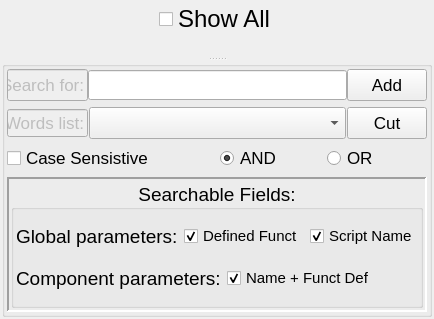
<?xml version="1.0" encoding="UTF-8"?>
<ui version="4.0">
 <class>SelectOptions</class>
 <widget class="QWidget" name="SelectOptions">
  <property name="geometry">
   <rect>
    <x>0</x>
    <y>0</y>
    <width>360</width>
    <height>319</height>
   </rect>
  </property>
  <property name="sizePolicy">
   <sizepolicy hsizetype="MinimumExpanding" vsizetype="MinimumExpanding">
    <horstretch>0</horstretch>
    <verstretch>0</verstretch>
   </sizepolicy>
  </property>
  <property name="windowTitle">
   <string>Search Options</string>
  </property>
  <layout class="QGridLayout" name="gridLayout_4">
   <property name="leftMargin">
    <number>2</number>
   </property>
   <property name="topMargin">
    <number>2</number>
   </property>
   <property name="rightMargin">
    <number>2</number>
   </property>
   <property name="bottomMargin">
    <number>2</number>
   </property>
   <item row="0" column="0">
    <widget class="QSplitter" name="splitter">
     <property name="orientation">
      <enum>Qt::Vertical</enum>
     </property>
     <widget class="QWidget" name="layoutWidget">
      <layout class="QVBoxLayout" name="verticalLayout">
       <item>
        <layout class="QHBoxLayout" name="horizontalLayout_4">
         <item>
          <spacer name="horizontalSpacer_3">
           <property name="orientation">
            <enum>Qt::Horizontal</enum>
           </property>
           <property name="sizeHint" stdset="0">
            <size>
             <width>40</width>
             <height>20</height>
            </size>
           </property>
          </spacer>
         </item>
         <item>
          <widget class="QCheckBox" name="ShowAllcheckBox">
           <property name="font">
            <font>
             <pointsize>18</pointsize>
            </font>
           </property>
           <property name="layoutDirection">
            <enum>Qt::LeftToRight</enum>
           </property>
           <property name="text">
            <string>Show All</string>
           </property>
           <property name="checked">
            <bool>false</bool>
           </property>
          </widget>
         </item>
         <item>
          <spacer name="horizontalSpacer_4">
           <property name="orientation">
            <enum>Qt::Horizontal</enum>
           </property>
           <property name="sizeHint" stdset="0">
            <size>
             <width>40</width>
             <height>20</height>
            </size>
           </property>
          </spacer>
         </item>
        </layout>
       </item>
       <item>
        <spacer name="verticalSpacer">
         <property name="orientation">
          <enum>Qt::Vertical</enum>
         </property>
         <property name="sizeHint" stdset="0">
          <size>
           <width>283</width>
           <height>13</height>
          </size>
         </property>
        </spacer>
       </item>
      </layout>
     </widget>
     <widget class="QGroupBox" name="SelectgroupBox">
      <property name="maximumSize">
       <size>
        <width>900</width>
        <height>900</height>
       </size>
      </property>
      <property name="font">
       <font>
        <pointsize>13</pointsize>
       </font>
      </property>
      <property name="layoutDirection">
       <enum>Qt::LeftToRight</enum>
      </property>
      <property name="title">
       <string/>
      </property>
      <property name="checkable">
       <bool>false</bool>
      </property>
      <property name="checked">
       <bool>false</bool>
      </property>
      <layout class="QGridLayout" name="gridLayout_3">
       <property name="leftMargin">
        <number>2</number>
       </property>
       <property name="topMargin">
        <number>2</number>
       </property>
       <property name="rightMargin">
        <number>2</number>
       </property>
       <property name="bottomMargin">
        <number>2</number>
       </property>
       <item row="0" column="0">
        <layout class="QHBoxLayout" name="horizontalLayout_2">
         <property name="spacing">
          <number>0</number>
         </property>
         <item>
          <widget class="QLineEdit" name="lineEdit">
           <property name="enabled">
            <bool>false</bool>
           </property>
           <property name="sizePolicy">
            <sizepolicy hsizetype="Expanding" vsizetype="Preferred">
             <horstretch>0</horstretch>
             <verstretch>0</verstretch>
            </sizepolicy>
           </property>
           <property name="maximumSize">
            <size>
             <width>81</width>
             <height>16777215</height>
            </size>
           </property>
           <property name="text">
            <string>Search for:</string>
           </property>
          </widget>
         </item>
         <item>
          <widget class="QLineEdit" name="StringlineEdit">
           <property name="minimumSize">
            <size>
             <width>0</width>
             <height>30</height>
            </size>
           </property>
           <property name="maximumSize">
            <size>
             <width>16777215</width>
             <height>16777215</height>
            </size>
           </property>
          </widget>
         </item>
         <item>
          <widget class="QPushButton" name="addpushButton">
           <property name="sizePolicy">
            <sizepolicy hsizetype="Fixed" vsizetype="Fixed">
             <horstretch>0</horstretch>
             <verstretch>0</verstretch>
            </sizepolicy>
           </property>
           <property name="minimumSize">
            <size>
             <width>77</width>
             <height>32</height>
            </size>
           </property>
           <property name="maximumSize">
            <size>
             <width>81</width>
             <height>16777215</height>
            </size>
           </property>
           <property name="text">
            <string>Add</string>
           </property>
          </widget>
         </item>
        </layout>
       </item>
       <item row="1" column="0">
        <layout class="QHBoxLayout" name="horizontalLayout">
         <property name="spacing">
          <number>1</number>
         </property>
         <item>
          <widget class="QLineEdit" name="lineEdit_2">
           <property name="enabled">
            <bool>false</bool>
           </property>
           <property name="maximumSize">
            <size>
             <width>81</width>
             <height>16777215</height>
            </size>
           </property>
           <property name="text">
            <string>Words list:</string>
           </property>
          </widget>
         </item>
         <item>
          <widget class="QComboBox" name="StringSelect">
           <property name="minimumSize">
            <size>
             <width>0</width>
             <height>32</height>
            </size>
           </property>
           <property name="maximumSize">
            <size>
             <width>300</width>
             <height>16777215</height>
            </size>
           </property>
           <property name="maxVisibleItems">
            <number>10</number>
           </property>
          </widget>
         </item>
         <item>
          <widget class="QPushButton" name="CutpushButton">
           <property name="sizePolicy">
            <sizepolicy hsizetype="Fixed" vsizetype="Fixed">
             <horstretch>0</horstretch>
             <verstretch>0</verstretch>
            </sizepolicy>
           </property>
           <property name="minimumSize">
            <size>
             <width>77</width>
             <height>32</height>
            </size>
           </property>
           <property name="text">
            <string>Cut</string>
           </property>
          </widget>
         </item>
        </layout>
       </item>
       <item row="2" column="0">
        <layout class="QHBoxLayout" name="horizontalLayout_5">
         <item>
          <widget class="QCheckBox" name="CaseSensitiveCheckBox">
           <property name="text">
            <string>Case Sensistive</string>
           </property>
          </widget>
         </item>
         <item>
          <layout class="QHBoxLayout" name="horizontalLayout_3">
           <item>
            <widget class="QRadioButton" name="AND">
             <property name="text">
              <string>AND</string>
             </property>
             <property name="checked">
              <bool>true</bool>
             </property>
             <attribute name="buttonGroup">
              <string notr="true">buttonGroup</string>
             </attribute>
            </widget>
           </item>
           <item>
            <widget class="QRadioButton" name="radioButton">
             <property name="text">
              <string>OR</string>
             </property>
             <attribute name="buttonGroup">
              <string notr="true">buttonGroup</string>
             </attribute>
            </widget>
           </item>
          </layout>
         </item>
        </layout>
       </item>
       <item row="3" column="0">
        <widget class="QFrame" name="frame">
         <property name="frameShape">
          <enum>QFrame::Panel</enum>
         </property>
         <property name="frameShadow">
          <enum>QFrame::Sunken</enum>
         </property>
         <property name="lineWidth">
          <number>2</number>
         </property>
         <layout class="QGridLayout" name="gridLayout_2">
          <property name="leftMargin">
           <number>2</number>
          </property>
          <property name="topMargin">
           <number>2</number>
          </property>
          <property name="rightMargin">
           <number>2</number>
          </property>
          <property name="bottomMargin">
           <number>2</number>
          </property>
          <item row="0" column="0">
           <widget class="QGroupBox" name="groupBox">
            <property name="font">
             <font>
              <pointsize>14</pointsize>
             </font>
            </property>
            <property name="title">
             <string>Searchable Fields:</string>
            </property>
            <property name="alignment">
             <set>Qt::AlignCenter</set>
            </property>
            <property name="flat">
             <bool>false</bool>
            </property>
            <layout class="QGridLayout" name="gridLayout">
             <property name="leftMargin">
              <number>2</number>
             </property>
             <property name="topMargin">
              <number>2</number>
             </property>
             <property name="rightMargin">
              <number>2</number>
             </property>
             <property name="bottomMargin">
              <number>2</number>
             </property>
             <item row="0" column="0">
              <layout class="QHBoxLayout" name="horizontalLayout_7">
               <item>
                <widget class="QLabel" name="label">
                 <property name="text">
                  <string>Global parameters:</string>
                 </property>
                </widget>
               </item>
               <item>
                <layout class="QHBoxLayout" name="horizontalLayout_6">
                 <item>
                  <widget class="QCheckBox" name="FunctcheckBox">
                   <property name="font">
                    <font>
                     <pointsize>11</pointsize>
                    </font>
                   </property>
                   <property name="text">
                    <string>Defined Funct</string>
                   </property>
                   <property name="checked">
                    <bool>true</bool>
                   </property>
                  </widget>
                 </item>
                 <item>
                  <widget class="QCheckBox" name="NamescheckBox">
                   <property name="font">
                    <font>
                     <pointsize>11</pointsize>
                    </font>
                   </property>
                   <property name="text">
                    <string>Script Name</string>
                   </property>
                   <property name="checked">
                    <bool>true</bool>
                   </property>
                  </widget>
                 </item>
                </layout>
               </item>
              </layout>
             </item>
             <item row="1" column="0">
              <layout class="QHBoxLayout" name="horizontalLayout_8">
               <item>
                <widget class="QLabel" name="label_2">
                 <property name="text">
                  <string>Component parameters:</string>
                 </property>
                </widget>
               </item>
               <item>
                <layout class="QHBoxLayout" name="horizontalLayout_9">
                 <item>
                  <widget class="QCheckBox" name="CompcheckBox">
                   <property name="font">
                    <font>
                     <pointsize>11</pointsize>
                    </font>
                   </property>
                   <property name="text">
                    <string>Name + Funct Def</string>
                   </property>
                   <property name="checked">
                    <bool>true</bool>
                   </property>
                  </widget>
                 </item>
                </layout>
               </item>
              </layout>
             </item>
            </layout>
           </widget>
          </item>
         </layout>
        </widget>
       </item>
      </layout>
     </widget>
    </widget>
   </item>
  </layout>
 </widget>
 <resources/>
 <connections/>
 <buttongroups>
  <buttongroup name="buttonGroup"/>
 </buttongroups>
</ui>
